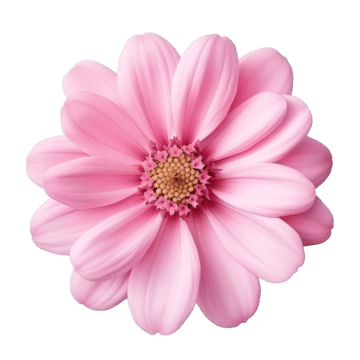
#> input picture Day 5 Projects/Flower.png, 360 x 360 px
$ jupyter execute project16.ipynb
#> lines starting #> are read from the running program, lines starting #| are printed output that depends on the picture
[cell 1]
import numpy as np
import matplotlib.pyplot as plt
from PIL import Image

[cell 2]
image_path = 'Flower.png'  # Replace with your image file
img = Image.open(image_path).convert('L')  # Convert to grayscale
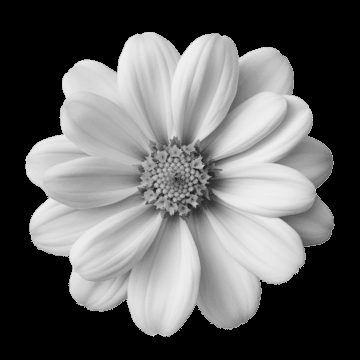
#> img: PIL image 360x360 L; min 0, max 238, mean 99.2
image = np.array(img, dtype=np.float32)    # Convert to NumPy array

[cell 3]
plt.imshow(image, cmap='gray')
plt.title("Original Image")
plt.axis('off')  # Hide axis numbers
plt.show()

[cell 4]
def blur_image(img):
    blurred = np.zeros_like(img)  # Output image with same shape
    rows, cols = img.shape
#> rows = 360; cols = 360

    for i in range(rows):
        for j in range(cols):
            neighbors = []  # Store neighbor pixel values

            # Loop over 3x3 neighborhood
            for x in range(max(0, i-1), min(rows, i+2)):
                for y in range(max(0, j-1), min(cols, j+2)):
                    neighbors.append(img[x, y])

            # Replace pixel with average of neighbors
            blurred[i, j] = sum(neighbors) / len(neighbors)

    return blurred
